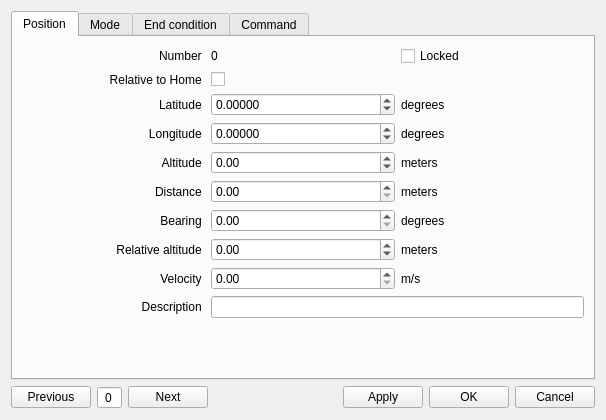
<?xml version="1.0" encoding="UTF-8"?>
<ui version="4.0">
 <class>opmap_edit_waypoint_dialog</class>
 <widget class="QWidget" name="opmap_edit_waypoint_dialog">
  <property name="modal" stdset="0">
   <bool>false</bool>
  </property>
  <property name="windowModality">
   <enum>Qt::NonModal</enum>
  </property>
  <property name="geometry">
   <rect>
    <x>0</x>
    <y>0</y>
    <width>606</width>
    <height>420</height>
   </rect>
  </property>
  <property name="sizePolicy">
   <sizepolicy hsizetype="MinimumExpanding" vsizetype="MinimumExpanding">
    <horstretch>0</horstretch>
    <verstretch>0</verstretch>
   </sizepolicy>
  </property>
  <property name="windowTitle">
   <string>LibrePilot GCS Edit Waypoint</string>
  </property>
  <property name="windowIcon">
   <iconset resource="../coreplugin/core.qrc">
    <normaloff>:/core/images/santypilot_logo_128.png</normaloff>:/core/images/santypilot_logo_128.png</iconset>
  </property>
  <layout class="QVBoxLayout" name="verticalLayout">
   <item>
    <widget class="QTabWidget" name="tabWidget">
     <property name="sizePolicy">
      <sizepolicy hsizetype="Preferred" vsizetype="Preferred">
       <horstretch>0</horstretch>
       <verstretch>0</verstretch>
      </sizepolicy>
     </property>
     <property name="currentIndex">
      <number>0</number>
     </property>
     <widget class="QWidget" name="tab_3">
      <attribute name="title">
       <string>Position</string>
      </attribute>
      <layout class="QGridLayout" name="gridLayout_2">
       <item row="0" column="0">
        <layout class="QGridLayout" name="gridLayout">
         <item row="2" column="0">
          <widget class="QLabel" name="lbLat">
           <property name="sizePolicy">
            <sizepolicy hsizetype="Minimum" vsizetype="Preferred">
             <horstretch>0</horstretch>
             <verstretch>0</verstretch>
            </sizepolicy>
           </property>
           <property name="text">
            <string>Latitude </string>
           </property>
           <property name="alignment">
            <set>Qt::AlignRight|Qt::AlignTrailing|Qt::AlignVCenter</set>
           </property>
          </widget>
         </item>
         <item row="3" column="0">
          <widget class="QLabel" name="lbLong">
           <property name="enabled">
            <bool>true</bool>
           </property>
           <property name="sizePolicy">
            <sizepolicy hsizetype="Minimum" vsizetype="Preferred">
             <horstretch>0</horstretch>
             <verstretch>0</verstretch>
            </sizepolicy>
           </property>
           <property name="text">
            <string>Longitude </string>
           </property>
           <property name="alignment">
            <set>Qt::AlignRight|Qt::AlignTrailing|Qt::AlignVCenter</set>
           </property>
          </widget>
         </item>
         <item row="9" column="0">
          <widget class="QLabel" name="label_8">
           <property name="sizePolicy">
            <sizepolicy hsizetype="Minimum" vsizetype="Preferred">
             <horstretch>0</horstretch>
             <verstretch>0</verstretch>
            </sizepolicy>
           </property>
           <property name="text">
            <string>Description </string>
           </property>
           <property name="alignment">
            <set>Qt::AlignRight|Qt::AlignTrailing|Qt::AlignVCenter</set>
           </property>
          </widget>
         </item>
         <item row="9" column="1" colspan="2">
          <widget class="QLineEdit" name="lineEditDescription"/>
         </item>
         <item row="2" column="1">
          <widget class="QDoubleSpinBox" name="doubleSpinBoxLatitude">
           <property name="sizePolicy">
            <sizepolicy hsizetype="Preferred" vsizetype="Fixed">
             <horstretch>0</horstretch>
             <verstretch>0</verstretch>
            </sizepolicy>
           </property>
           <property name="decimals">
            <number>5</number>
           </property>
           <property name="minimum">
            <double>-90.000000000000000</double>
           </property>
           <property name="maximum">
            <double>90.000000000000000</double>
           </property>
          </widget>
         </item>
         <item row="3" column="1">
          <widget class="QDoubleSpinBox" name="doubleSpinBoxLongitude">
           <property name="decimals">
            <number>5</number>
           </property>
           <property name="minimum">
            <double>-180.000000000000000</double>
           </property>
           <property name="maximum">
            <double>180.000000000000000</double>
           </property>
          </widget>
         </item>
         <item row="3" column="2">
          <widget class="QLabel" name="lbDegLong">
           <property name="text">
            <string>degrees</string>
           </property>
          </widget>
         </item>
         <item row="2" column="2">
          <widget class="QLabel" name="lbDegLat">
           <property name="text">
            <string>degrees</string>
           </property>
          </widget>
         </item>
         <item row="1" column="0">
          <widget class="QLabel" name="Type">
           <property name="sizePolicy">
            <sizepolicy hsizetype="Minimum" vsizetype="Preferred">
             <horstretch>0</horstretch>
             <verstretch>0</verstretch>
            </sizepolicy>
           </property>
           <property name="text">
            <string>Relative to Home </string>
           </property>
           <property name="alignment">
            <set>Qt::AlignRight|Qt::AlignTrailing|Qt::AlignVCenter</set>
           </property>
          </widget>
         </item>
         <item row="5" column="2">
          <widget class="QLabel" name="lbDistanceMeters">
           <property name="text">
            <string>meters</string>
           </property>
          </widget>
         </item>
         <item row="6" column="2">
          <widget class="QLabel" name="lbBearingDeg">
           <property name="text">
            <string>degrees</string>
           </property>
          </widget>
         </item>
         <item row="6" column="0">
          <widget class="QLabel" name="lbBearing">
           <property name="text">
            <string>Bearing </string>
           </property>
           <property name="alignment">
            <set>Qt::AlignRight|Qt::AlignTrailing|Qt::AlignVCenter</set>
           </property>
          </widget>
         </item>
         <item row="6" column="1">
          <widget class="QDoubleSpinBox" name="doubleSpinBoxBearing">
           <property name="decimals">
            <number>2</number>
           </property>
           <property name="maximum">
            <double>360.000000000000000</double>
           </property>
          </widget>
         </item>
         <item row="5" column="0">
          <widget class="QLabel" name="lbDistance">
           <property name="sizePolicy">
            <sizepolicy hsizetype="Minimum" vsizetype="Preferred">
             <horstretch>0</horstretch>
             <verstretch>0</verstretch>
            </sizepolicy>
           </property>
           <property name="text">
            <string>Distance </string>
           </property>
           <property name="alignment">
            <set>Qt::AlignRight|Qt::AlignTrailing|Qt::AlignVCenter</set>
           </property>
          </widget>
         </item>
         <item row="0" column="2">
          <widget class="QCheckBox" name="checkBoxLocked">
           <property name="layoutDirection">
            <enum>Qt::LeftToRight</enum>
           </property>
           <property name="text">
            <string>Locked</string>
           </property>
          </widget>
         </item>
         <item row="0" column="0">
          <widget class="QLabel" name="label_7">
           <property name="text">
            <string>Number </string>
           </property>
           <property name="alignment">
            <set>Qt::AlignRight|Qt::AlignTrailing|Qt::AlignVCenter</set>
           </property>
          </widget>
         </item>
         <item row="0" column="1">
          <widget class="QLabel" name="lbNumber">
           <property name="text">
            <string>0</string>
           </property>
          </widget>
         </item>
         <item row="8" column="1">
          <widget class="QDoubleSpinBox" name="doubleSpinBoxVelocity">
           <property name="maximum">
            <double>999999999.000000000000000</double>
           </property>
          </widget>
         </item>
         <item row="1" column="1">
          <widget class="QCheckBox" name="checkBoxRelative">
           <property name="text">
            <string/>
           </property>
          </widget>
         </item>
         <item row="8" column="0">
          <widget class="QLabel" name="label_4">
           <property name="text">
            <string>Velocity </string>
           </property>
           <property name="alignment">
            <set>Qt::AlignRight|Qt::AlignTrailing|Qt::AlignVCenter</set>
           </property>
          </widget>
         </item>
         <item row="4" column="0">
          <widget class="QLabel" name="label_3">
           <property name="sizePolicy">
            <sizepolicy hsizetype="Minimum" vsizetype="Preferred">
             <horstretch>0</horstretch>
             <verstretch>0</verstretch>
            </sizepolicy>
           </property>
           <property name="text">
            <string>Altitude </string>
           </property>
           <property name="alignment">
            <set>Qt::AlignRight|Qt::AlignTrailing|Qt::AlignVCenter</set>
           </property>
          </widget>
         </item>
         <item row="4" column="2">
          <widget class="QLabel" name="label_6">
           <property name="text">
            <string>meters</string>
           </property>
          </widget>
         </item>
         <item row="7" column="0">
          <widget class="QLabel" name="label_5">
           <property name="text">
            <string>Relative altitude </string>
           </property>
           <property name="alignment">
            <set>Qt::AlignRight|Qt::AlignTrailing|Qt::AlignVCenter</set>
           </property>
          </widget>
         </item>
         <item row="7" column="1">
          <widget class="QDoubleSpinBox" name="doubleSpinBoxRelativeAltitude">
           <property name="minimum">
            <double>-999999999.000000000000000</double>
           </property>
           <property name="maximum">
            <double>999999999.000000000000000</double>
           </property>
          </widget>
         </item>
         <item row="4" column="1">
          <widget class="QDoubleSpinBox" name="doubleSpinBoxAltitude">
           <property name="minimum">
            <double>-5000.000000000000000</double>
           </property>
           <property name="maximum">
            <double>5000.000000000000000</double>
           </property>
          </widget>
         </item>
         <item row="7" column="2">
          <widget class="QLabel" name="label_9">
           <property name="text">
            <string>meters</string>
           </property>
          </widget>
         </item>
         <item row="5" column="1">
          <widget class="QDoubleSpinBox" name="doubleSpinBoxDistance">
           <property name="decimals">
            <number>2</number>
           </property>
           <property name="maximum">
            <double>999999999.000000000000000</double>
           </property>
          </widget>
         </item>
         <item row="8" column="2">
          <widget class="QLabel" name="label_10">
           <property name="text">
            <string>m/s</string>
           </property>
          </widget>
         </item>
        </layout>
       </item>
       <item row="1" column="0">
        <spacer name="verticalSpacer_4">
         <property name="orientation">
          <enum>Qt::Vertical</enum>
         </property>
         <property name="sizeHint" stdset="0">
          <size>
           <width>20</width>
           <height>0</height>
          </size>
         </property>
        </spacer>
       </item>
      </layout>
     </widget>
     <widget class="QWidget" name="tab_4">
      <attribute name="title">
       <string>Mode</string>
      </attribute>
      <layout class="QGridLayout" name="gridLayout_8">
       <item row="0" column="0">
        <layout class="QGridLayout" name="gridLayout_3">
         <item row="0" column="2" rowspan="6">
          <layout class="QVBoxLayout" name="verticalLayout_2">
           <property name="leftMargin">
            <number>6</number>
           </property>
           <property name="topMargin">
            <number>0</number>
           </property>
           <item>
            <widget class="QLabel" name="descriptionModeLabel">
             <property name="sizePolicy">
              <sizepolicy hsizetype="Expanding" vsizetype="Preferred">
               <horstretch>0</horstretch>
               <verstretch>0</verstretch>
              </sizepolicy>
             </property>
             <property name="text">
              <string>Description</string>
             </property>
             <property name="alignment">
              <set>Qt::AlignJustify|Qt::AlignTop</set>
             </property>
             <property name="wordWrap">
              <bool>true</bool>
             </property>
            </widget>
           </item>
           <item>
            <spacer name="verticalSpacer_8">
             <property name="orientation">
              <enum>Qt::Vertical</enum>
             </property>
             <property name="sizeHint" stdset="0">
              <size>
               <width>20</width>
               <height>5</height>
              </size>
             </property>
            </spacer>
           </item>
          </layout>
         </item>
         <item row="0" column="0">
          <widget class="QLabel" name="label">
           <property name="sizePolicy">
            <sizepolicy hsizetype="Minimum" vsizetype="Preferred">
             <horstretch>0</horstretch>
             <verstretch>0</verstretch>
            </sizepolicy>
           </property>
           <property name="minimumSize">
            <size>
             <width>120</width>
             <height>0</height>
            </size>
           </property>
           <property name="layoutDirection">
            <enum>Qt::LeftToRight</enum>
           </property>
           <property name="text">
            <string>Mode</string>
           </property>
           <property name="alignment">
            <set>Qt::AlignRight|Qt::AlignTrailing|Qt::AlignVCenter</set>
           </property>
          </widget>
         </item>
         <item row="0" column="1">
          <widget class="QComboBox" name="cbMode">
           <property name="minimumSize">
            <size>
             <width>120</width>
             <height>0</height>
            </size>
           </property>
          </widget>
         </item>
         <item row="1" column="1">
          <widget class="QDoubleSpinBox" name="dsb_modeParam1">
           <property name="maximum">
            <double>999999999.000000000000000</double>
           </property>
           <property name="singleStep">
            <double>0.010000000000000</double>
           </property>
          </widget>
         </item>
         <item row="1" column="0">
          <widget class="QLabel" name="modeParam1">
           <property name="sizePolicy">
            <sizepolicy hsizetype="Minimum" vsizetype="Preferred">
             <horstretch>0</horstretch>
             <verstretch>0</verstretch>
            </sizepolicy>
           </property>
           <property name="minimumSize">
            <size>
             <width>100</width>
             <height>0</height>
            </size>
           </property>
           <property name="layoutDirection">
            <enum>Qt::LeftToRight</enum>
           </property>
           <property name="text">
            <string>param1</string>
           </property>
           <property name="alignment">
            <set>Qt::AlignRight|Qt::AlignTrailing|Qt::AlignVCenter</set>
           </property>
          </widget>
         </item>
         <item row="2" column="0">
          <widget class="QLabel" name="modeParam2">
           <property name="sizePolicy">
            <sizepolicy hsizetype="Minimum" vsizetype="Preferred">
             <horstretch>0</horstretch>
             <verstretch>0</verstretch>
            </sizepolicy>
           </property>
           <property name="layoutDirection">
            <enum>Qt::LeftToRight</enum>
           </property>
           <property name="text">
            <string>param2</string>
           </property>
           <property name="alignment">
            <set>Qt::AlignRight|Qt::AlignTrailing|Qt::AlignVCenter</set>
           </property>
           <property name="wordWrap">
            <bool>true</bool>
           </property>
          </widget>
         </item>
         <item row="3" column="0">
          <widget class="QLabel" name="modeParam3">
           <property name="sizePolicy">
            <sizepolicy hsizetype="Minimum" vsizetype="Preferred">
             <horstretch>0</horstretch>
             <verstretch>0</verstretch>
            </sizepolicy>
           </property>
           <property name="layoutDirection">
            <enum>Qt::LeftToRight</enum>
           </property>
           <property name="text">
            <string>param3</string>
           </property>
           <property name="alignment">
            <set>Qt::AlignRight|Qt::AlignTrailing|Qt::AlignVCenter</set>
           </property>
           <property name="wordWrap">
            <bool>true</bool>
           </property>
          </widget>
         </item>
         <item row="4" column="0">
          <widget class="QLabel" name="modeParam4">
           <property name="sizePolicy">
            <sizepolicy hsizetype="Minimum" vsizetype="Preferred">
             <horstretch>0</horstretch>
             <verstretch>0</verstretch>
            </sizepolicy>
           </property>
           <property name="layoutDirection">
            <enum>Qt::LeftToRight</enum>
           </property>
           <property name="text">
            <string>param4</string>
           </property>
           <property name="alignment">
            <set>Qt::AlignRight|Qt::AlignTrailing|Qt::AlignVCenter</set>
           </property>
           <property name="wordWrap">
            <bool>true</bool>
           </property>
          </widget>
         </item>
         <item row="2" column="1">
          <widget class="QDoubleSpinBox" name="dsb_modeParam2">
           <property name="maximum">
            <double>999999999.000000000000000</double>
           </property>
           <property name="singleStep">
            <double>0.010000000000000</double>
           </property>
          </widget>
         </item>
         <item row="3" column="1">
          <widget class="QDoubleSpinBox" name="dsb_modeParam3">
           <property name="maximum">
            <double>999999999.000000000000000</double>
           </property>
           <property name="singleStep">
            <double>0.010000000000000</double>
           </property>
          </widget>
         </item>
         <item row="4" column="1">
          <widget class="QDoubleSpinBox" name="dsb_modeParam4">
           <property name="maximum">
            <double>999999999.000000000000000</double>
           </property>
           <property name="singleStep">
            <double>0.010000000000000</double>
           </property>
          </widget>
         </item>
         <item row="5" column="1">
          <spacer name="verticalSpacer_6">
           <property name="orientation">
            <enum>Qt::Vertical</enum>
           </property>
           <property name="sizeHint" stdset="0">
            <size>
             <width>20</width>
             <height>5</height>
            </size>
           </property>
          </spacer>
         </item>
        </layout>
       </item>
       <item row="1" column="0">
        <spacer name="verticalSpacer_3">
         <property name="orientation">
          <enum>Qt::Vertical</enum>
         </property>
         <property name="sizeHint" stdset="0">
          <size>
           <width>20</width>
           <height>0</height>
          </size>
         </property>
        </spacer>
       </item>
      </layout>
     </widget>
     <widget class="QWidget" name="tab">
      <attribute name="title">
       <string>End condition</string>
      </attribute>
      <layout class="QGridLayout" name="gridLayout_7">
       <item row="2" column="0">
        <spacer name="verticalSpacer">
         <property name="orientation">
          <enum>Qt::Vertical</enum>
         </property>
         <property name="sizeHint" stdset="0">
          <size>
           <width>20</width>
           <height>0</height>
          </size>
         </property>
        </spacer>
       </item>
       <item row="0" column="0">
        <layout class="QGridLayout" name="gridLayout_4">
         <property name="sizeConstraint">
          <enum>QLayout::SetDefaultConstraint</enum>
         </property>
         <item row="5" column="1">
          <spacer name="verticalSpacer_5">
           <property name="orientation">
            <enum>Qt::Vertical</enum>
           </property>
           <property name="sizeHint" stdset="0">
            <size>
             <width>20</width>
             <height>5</height>
            </size>
           </property>
          </spacer>
         </item>
         <item row="0" column="0">
          <widget class="QLabel" name="Condition">
           <property name="sizePolicy">
            <sizepolicy hsizetype="Minimum" vsizetype="Preferred">
             <horstretch>0</horstretch>
             <verstretch>0</verstretch>
            </sizepolicy>
           </property>
           <property name="minimumSize">
            <size>
             <width>120</width>
             <height>0</height>
            </size>
           </property>
           <property name="layoutDirection">
            <enum>Qt::LeftToRight</enum>
           </property>
           <property name="text">
            <string>Condition</string>
           </property>
           <property name="alignment">
            <set>Qt::AlignRight|Qt::AlignTrailing|Qt::AlignVCenter</set>
           </property>
          </widget>
         </item>
         <item row="0" column="1">
          <widget class="QComboBox" name="cbCondition">
           <property name="minimumSize">
            <size>
             <width>150</width>
             <height>0</height>
            </size>
           </property>
          </widget>
         </item>
         <item row="1" column="1">
          <widget class="QDoubleSpinBox" name="dsb_condParam1">
           <property name="maximum">
            <double>999999999.000000000000000</double>
           </property>
           <property name="singleStep">
            <double>0.010000000000000</double>
           </property>
          </widget>
         </item>
         <item row="1" column="0">
          <widget class="QLabel" name="condParam1">
           <property name="sizePolicy">
            <sizepolicy hsizetype="Minimum" vsizetype="Preferred">
             <horstretch>0</horstretch>
             <verstretch>0</verstretch>
            </sizepolicy>
           </property>
           <property name="layoutDirection">
            <enum>Qt::LeftToRight</enum>
           </property>
           <property name="text">
            <string>param1</string>
           </property>
           <property name="alignment">
            <set>Qt::AlignRight|Qt::AlignTrailing|Qt::AlignVCenter</set>
           </property>
           <property name="wordWrap">
            <bool>true</bool>
           </property>
          </widget>
         </item>
         <item row="2" column="0">
          <widget class="QLabel" name="condParam2">
           <property name="sizePolicy">
            <sizepolicy hsizetype="Minimum" vsizetype="Preferred">
             <horstretch>0</horstretch>
             <verstretch>0</verstretch>
            </sizepolicy>
           </property>
           <property name="layoutDirection">
            <enum>Qt::LeftToRight</enum>
           </property>
           <property name="text">
            <string>param2</string>
           </property>
           <property name="alignment">
            <set>Qt::AlignRight|Qt::AlignTrailing|Qt::AlignVCenter</set>
           </property>
           <property name="wordWrap">
            <bool>true</bool>
           </property>
          </widget>
         </item>
         <item row="3" column="0">
          <widget class="QLabel" name="condParam3">
           <property name="sizePolicy">
            <sizepolicy hsizetype="Minimum" vsizetype="Preferred">
             <horstretch>0</horstretch>
             <verstretch>0</verstretch>
            </sizepolicy>
           </property>
           <property name="layoutDirection">
            <enum>Qt::LeftToRight</enum>
           </property>
           <property name="text">
            <string>param3</string>
           </property>
           <property name="alignment">
            <set>Qt::AlignRight|Qt::AlignTrailing|Qt::AlignVCenter</set>
           </property>
           <property name="wordWrap">
            <bool>true</bool>
           </property>
          </widget>
         </item>
         <item row="4" column="0">
          <widget class="QLabel" name="condParam4">
           <property name="sizePolicy">
            <sizepolicy hsizetype="Minimum" vsizetype="Preferred">
             <horstretch>0</horstretch>
             <verstretch>0</verstretch>
            </sizepolicy>
           </property>
           <property name="layoutDirection">
            <enum>Qt::LeftToRight</enum>
           </property>
           <property name="text">
            <string>param4</string>
           </property>
           <property name="alignment">
            <set>Qt::AlignRight|Qt::AlignTrailing|Qt::AlignVCenter</set>
           </property>
           <property name="wordWrap">
            <bool>true</bool>
           </property>
          </widget>
         </item>
         <item row="2" column="1">
          <widget class="QDoubleSpinBox" name="dsb_condParam2">
           <property name="maximum">
            <double>999999999.000000000000000</double>
           </property>
           <property name="singleStep">
            <double>0.010000000000000</double>
           </property>
          </widget>
         </item>
         <item row="3" column="1">
          <widget class="QDoubleSpinBox" name="dsb_condParam3">
           <property name="maximum">
            <double>999999999.000000000000000</double>
           </property>
           <property name="singleStep">
            <double>0.010000000000000</double>
           </property>
          </widget>
         </item>
         <item row="4" column="1">
          <widget class="QDoubleSpinBox" name="dsb_condParam4">
           <property name="maximum">
            <double>999999999.000000000000000</double>
           </property>
           <property name="singleStep">
            <double>0.010000000000000</double>
           </property>
          </widget>
         </item>
         <item row="0" column="2" rowspan="6">
          <layout class="QVBoxLayout" name="verticalLayout_4">
           <property name="leftMargin">
            <number>6</number>
           </property>
           <property name="topMargin">
            <number>0</number>
           </property>
           <item>
            <widget class="QLabel" name="descriptionConditionLabel">
             <property name="sizePolicy">
              <sizepolicy hsizetype="Expanding" vsizetype="Preferred">
               <horstretch>0</horstretch>
               <verstretch>0</verstretch>
              </sizepolicy>
             </property>
             <property name="text">
              <string>Description</string>
             </property>
             <property name="alignment">
              <set>Qt::AlignJustify|Qt::AlignTop</set>
             </property>
             <property name="wordWrap">
              <bool>true</bool>
             </property>
            </widget>
           </item>
           <item>
            <spacer name="verticalSpacer_9">
             <property name="orientation">
              <enum>Qt::Vertical</enum>
             </property>
             <property name="sizeHint" stdset="0">
              <size>
               <width>20</width>
               <height>0</height>
              </size>
             </property>
            </spacer>
           </item>
          </layout>
         </item>
        </layout>
       </item>
      </layout>
     </widget>
     <widget class="QWidget" name="tab_2">
      <attribute name="title">
       <string>Command</string>
      </attribute>
      <layout class="QGridLayout" name="gridLayout_6">
       <item row="4" column="0">
        <spacer name="verticalSpacer_2">
         <property name="orientation">
          <enum>Qt::Vertical</enum>
         </property>
         <property name="sizeHint" stdset="0">
          <size>
           <width>20</width>
           <height>0</height>
          </size>
         </property>
        </spacer>
       </item>
       <item row="1" column="0">
        <widget class="Line" name="line">
         <property name="orientation">
          <enum>Qt::Horizontal</enum>
         </property>
        </widget>
       </item>
       <item row="0" column="0">
        <layout class="QGridLayout" name="gridLayout_5">
         <property name="sizeConstraint">
          <enum>QLayout::SetDefaultConstraint</enum>
         </property>
         <property name="rightMargin">
          <number>0</number>
         </property>
         <item row="2" column="1" colspan="4">
          <widget class="QLabel" name="descriptionCommandLabel">
           <property name="sizePolicy">
            <sizepolicy hsizetype="Expanding" vsizetype="Preferred">
             <horstretch>0</horstretch>
             <verstretch>0</verstretch>
            </sizepolicy>
           </property>
           <property name="text">
            <string>Description</string>
           </property>
           <property name="alignment">
            <set>Qt::AlignJustify|Qt::AlignVCenter</set>
           </property>
           <property name="wordWrap">
            <bool>true</bool>
           </property>
          </widget>
         </item>
         <item row="2" column="0">
          <spacer name="horizontalSpacer_5">
           <property name="orientation">
            <enum>Qt::Horizontal</enum>
           </property>
           <property name="sizeType">
            <enum>QSizePolicy::Fixed</enum>
           </property>
           <property name="sizeHint" stdset="0">
            <size>
             <width>6</width>
             <height>0</height>
            </size>
           </property>
          </spacer>
         </item>
         <item row="1" column="2" colspan="2">
          <layout class="QHBoxLayout" name="horizontalLayout_2">
           <property name="leftMargin">
            <number>0</number>
           </property>
           <item>
            <widget class="QSpinBox" name="sbJump">
             <property name="minimumSize">
              <size>
               <width>60</width>
               <height>0</height>
              </size>
             </property>
            </widget>
           </item>
           <item>
            <spacer name="horizontalSpacer_2">
             <property name="orientation">
              <enum>Qt::Horizontal</enum>
             </property>
             <property name="sizeHint" stdset="0">
              <size>
               <width>0</width>
               <height>10</height>
              </size>
             </property>
            </spacer>
           </item>
          </layout>
         </item>
         <item row="0" column="0" colspan="2">
          <widget class="QLabel" name="label_2">
           <property name="sizePolicy">
            <sizepolicy hsizetype="Minimum" vsizetype="Preferred">
             <horstretch>0</horstretch>
             <verstretch>0</verstretch>
            </sizepolicy>
           </property>
           <property name="minimumSize">
            <size>
             <width>130</width>
             <height>0</height>
            </size>
           </property>
           <property name="layoutDirection">
            <enum>Qt::LeftToRight</enum>
           </property>
           <property name="text">
            <string>Command</string>
           </property>
           <property name="alignment">
            <set>Qt::AlignRight|Qt::AlignTrailing|Qt::AlignVCenter</set>
           </property>
          </widget>
         </item>
         <item row="0" column="2" colspan="2">
          <widget class="QComboBox" name="cbCommand">
           <property name="minimumSize">
            <size>
             <width>210</width>
             <height>0</height>
            </size>
           </property>
          </widget>
         </item>
         <item row="1" column="0" colspan="2">
          <widget class="QLabel" name="jumpDest">
           <property name="sizePolicy">
            <sizepolicy hsizetype="Minimum" vsizetype="Preferred">
             <horstretch>0</horstretch>
             <verstretch>0</verstretch>
            </sizepolicy>
           </property>
           <property name="layoutDirection">
            <enum>Qt::LeftToRight</enum>
           </property>
           <property name="text">
            <string>Jump Destination</string>
           </property>
           <property name="alignment">
            <set>Qt::AlignRight|Qt::AlignTrailing|Qt::AlignVCenter</set>
           </property>
           <property name="wordWrap">
            <bool>true</bool>
           </property>
          </widget>
         </item>
         <item row="2" column="5">
          <spacer name="horizontalSpacer_7">
           <property name="orientation">
            <enum>Qt::Horizontal</enum>
           </property>
           <property name="sizeType">
            <enum>QSizePolicy::Fixed</enum>
           </property>
           <property name="sizeHint" stdset="0">
            <size>
             <width>6</width>
             <height>20</height>
            </size>
           </property>
          </spacer>
         </item>
         <item row="0" column="4">
          <spacer name="horizontalSpacer_3">
           <property name="orientation">
            <enum>Qt::Horizontal</enum>
           </property>
           <property name="sizeHint" stdset="0">
            <size>
             <width>40</width>
             <height>20</height>
            </size>
           </property>
          </spacer>
         </item>
        </layout>
       </item>
       <item row="2" column="0">
        <layout class="QGridLayout" name="gridLayout_9">
         <property name="leftMargin">
          <number>0</number>
         </property>
         <property name="topMargin">
          <number>0</number>
         </property>
         <property name="rightMargin">
          <number>0</number>
         </property>
         <item row="1" column="0">
          <spacer name="horizontalSpacer_9">
           <property name="orientation">
            <enum>Qt::Horizontal</enum>
           </property>
           <property name="sizeType">
            <enum>QSizePolicy::Fixed</enum>
           </property>
           <property name="sizeHint" stdset="0">
            <size>
             <width>6</width>
             <height>20</height>
            </size>
           </property>
          </spacer>
         </item>
         <item row="1" column="1" colspan="3">
          <widget class="QLabel" name="descriptionErrorDestinationLabel">
           <property name="sizePolicy">
            <sizepolicy hsizetype="Expanding" vsizetype="Preferred">
             <horstretch>0</horstretch>
             <verstretch>0</verstretch>
            </sizepolicy>
           </property>
           <property name="text">
            <string>Description</string>
           </property>
           <property name="wordWrap">
            <bool>true</bool>
           </property>
          </widget>
         </item>
         <item row="0" column="0" colspan="2">
          <widget class="QLabel" name="condParam2_2">
           <property name="sizePolicy">
            <sizepolicy hsizetype="Minimum" vsizetype="Preferred">
             <horstretch>0</horstretch>
             <verstretch>0</verstretch>
            </sizepolicy>
           </property>
           <property name="minimumSize">
            <size>
             <width>130</width>
             <height>0</height>
            </size>
           </property>
           <property name="layoutDirection">
            <enum>Qt::LeftToRight</enum>
           </property>
           <property name="text">
            <string>Error Destination</string>
           </property>
           <property name="alignment">
            <set>Qt::AlignRight|Qt::AlignTrailing|Qt::AlignVCenter</set>
           </property>
           <property name="wordWrap">
            <bool>true</bool>
           </property>
          </widget>
         </item>
         <item row="1" column="4">
          <spacer name="horizontalSpacer_8">
           <property name="orientation">
            <enum>Qt::Horizontal</enum>
           </property>
           <property name="sizeType">
            <enum>QSizePolicy::Fixed</enum>
           </property>
           <property name="sizeHint" stdset="0">
            <size>
             <width>6</width>
             <height>20</height>
            </size>
           </property>
          </spacer>
         </item>
         <item row="0" column="2">
          <widget class="QSpinBox" name="sbError">
           <property name="minimumSize">
            <size>
             <width>60</width>
             <height>0</height>
            </size>
           </property>
          </widget>
         </item>
         <item row="0" column="3">
          <spacer name="horizontalSpacer_4">
           <property name="orientation">
            <enum>Qt::Horizontal</enum>
           </property>
           <property name="sizeHint" stdset="0">
            <size>
             <width>10</width>
             <height>20</height>
            </size>
           </property>
          </spacer>
         </item>
        </layout>
       </item>
      </layout>
     </widget>
    </widget>
   </item>
   <item>
    <layout class="QHBoxLayout" name="horizontalLayout">
     <item>
      <widget class="QPushButton" name="pushButtonPrevious">
       <property name="text">
        <string>Previous</string>
       </property>
      </widget>
     </item>
     <item>
      <widget class="QSpinBox" name="wpNumberSpinBox">
       <property name="alignment">
        <set>Qt::AlignCenter</set>
       </property>
       <property name="buttonSymbols">
        <enum>QAbstractSpinBox::NoButtons</enum>
       </property>
      </widget>
     </item>
     <item>
      <widget class="QPushButton" name="pushButtonNext">
       <property name="text">
        <string>Next</string>
       </property>
      </widget>
     </item>
     <item>
      <spacer name="horizontalSpacer">
       <property name="orientation">
        <enum>Qt::Horizontal</enum>
       </property>
       <property name="sizeHint" stdset="0">
        <size>
         <width>40</width>
         <height>20</height>
        </size>
       </property>
      </spacer>
     </item>
     <item>
      <widget class="QPushButton" name="pushButtonApply">
       <property name="text">
        <string>Apply</string>
       </property>
      </widget>
     </item>
     <item>
      <widget class="QPushButton" name="pushButtonOK">
       <property name="text">
        <string>OK</string>
       </property>
      </widget>
     </item>
     <item>
      <widget class="QPushButton" name="pushButtonCancel">
       <property name="text">
        <string>Cancel</string>
       </property>
      </widget>
     </item>
    </layout>
   </item>
  </layout>
 </widget>
 <resources>
  <include location="../coreplugin/core.qrc"/>
 </resources>
 <connections/>
</ui>
